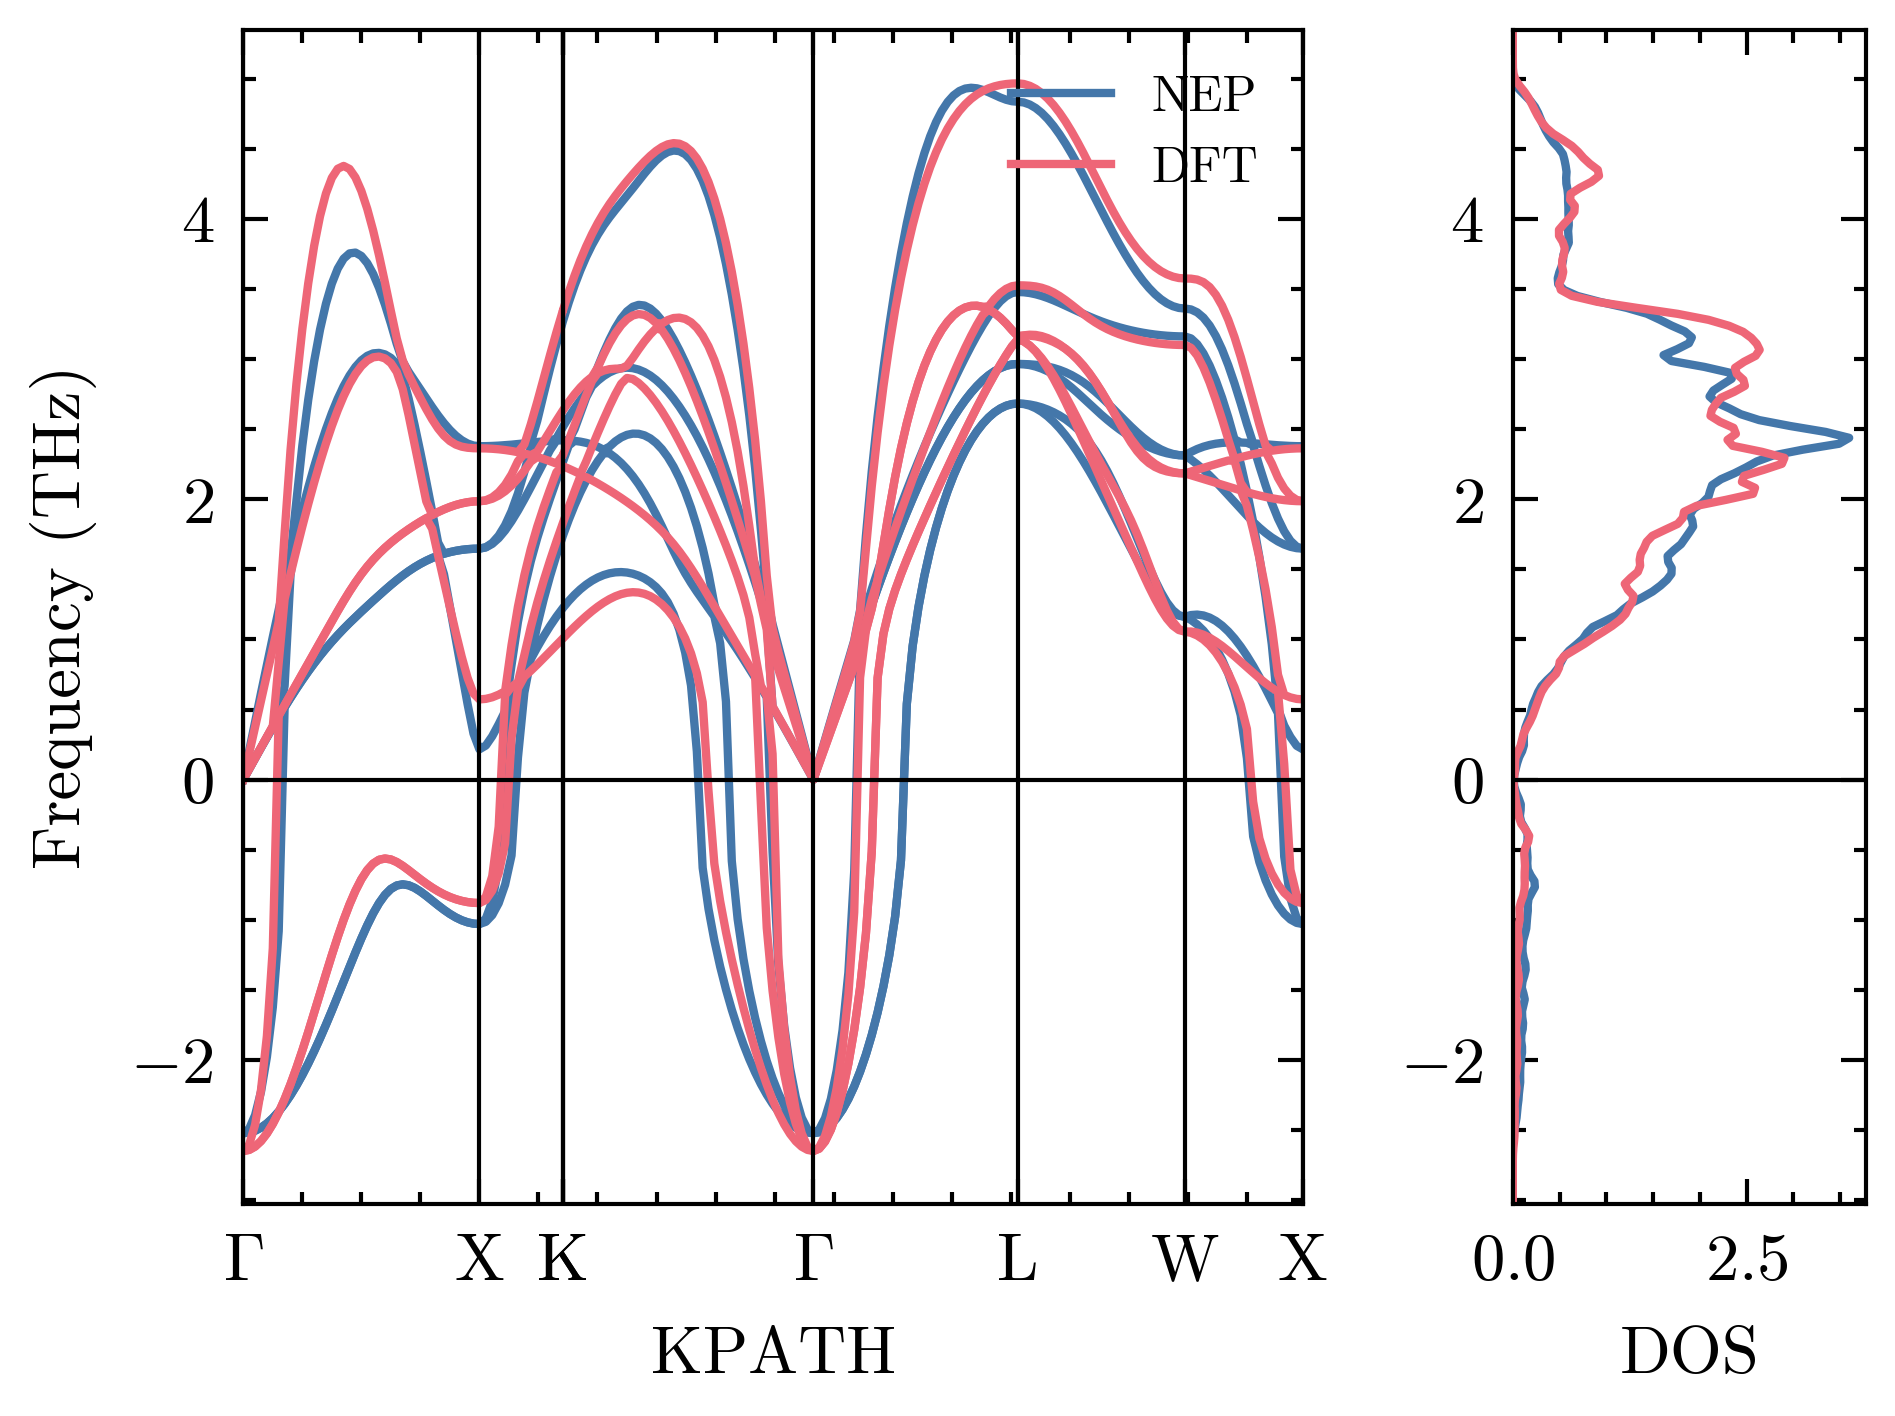

Source code (Python):
import h5py
import numpy as np
import os
import pandas as pd
import phonopy
import scienceplots
import seekpath
import subprocess
import sys
import warnings

from ase import Atoms
from ase.calculators.mixing import SumCalculator
from ase.io import read, write
from calorine.calculators import CPUNEP
from calorine.tools import relax_structure
from dftd3.ase import DFTD3
from hiphive import ForceConstantPotential
from matplotlib import pyplot as plt
from phonopy.api_gruneisen import PhonopyGruneisen
from phonopy.structure.atoms import PhonopyAtoms
from phonopy.units import THzToCm

warnings.filterwarnings('ignore')
plt.style.use(['science', 'ieee', 'no-latex', 'bright'])

def calculate_primitive_matrix(unit_cell, primitive_cell):
    """
    计算原胞矩阵
    """
    return np.dot(primitive_cell, np.linalg.inv(unit_cell))

def scale_unit_cell(unit_cell, scale_factor):
    """通过给定的缩放因子缩放晶胞"""
    scaled_cell = unit_cell.copy()
    scaled_cell.set_cell(unit_cell.cell * scale_factor, scale_atoms=True)
    return scaled_cell

def nep_calculator(filename="./nep.txt", use_dftd3=False):
    """
    配置NEP计算器，若需色散校正，则use_dftd3=True
    """
    if os.path.exists(filename):
        if use_dftd3:
            return SumCalculator([CPUNEP(filename), DFTD3(method="pbe", damping="d3bj")])
        return CPUNEP(filename)
    print(f"File {filename} does not exist.")
    sys.exit(1)
        
def calculate_forces_by_nep(structure, nep="./nep.txt"):    
    """
    使用NEP计算结构的原子受力
    """
    structure.calc = nep_calculator(filename=nep)
    return structure.get_forces().copy()

def calculate_force_constants_by_dft(structure, primitive_matrix, supercell_matrix, unitcell_filename="POSCAR"):
    """
    加载并返回DFT计算的力常数
    """
    if os.path.exists("FORCE_SETS") or os.path.exists("FORCE_CONSTANTS"):
        phonon = phonopy.load(supercell_matrix=supercell_matrix, primitive_matrix=primitive_matrix, unitcell_filename=unitcell_filename)
        return phonon
    print("The file FORCE_SETS or FORCE_CONSTANTS does not exist.")
    return None

def calculate_force_constants_by_fcp(structure, primitive_matrix, supercell_matrix, fcp):    
    """
    使用hiphive计算力常数
    """
    phonopy_atoms = PhonopyAtoms(
        symbols=structure.symbols, 
        cell=structure.cell, 
        scaled_positions=structure.get_scaled_positions(), 
        pbc=[True, True, True]
    )
    phonon = phonopy.Phonopy(phonopy_atoms, supercell_matrix, primitive_matrix)
    phonopy_supercell = phonon.supercell
    structure_ase = Atoms(
        symbols=phonopy_supercell.symbols, 
        cell=phonopy_supercell.cell, 
        scaled_positions=phonopy_supercell.scaled_positions, 
        pbc=[True, True, True]
    )
    fcs = fcp.get_force_constants(structure_ase)
    phonon.force_constants = fcs.get_fc_array(order=2)
    return phonon

def calculate_force_constants_by_nep(structure, primitive_matrix, supercell_matrix, nep="./nep.txt", fmax=0.0001, distance=0.01):    
    """
    使用NEP计算力常数
    """
    structure.calc = nep_calculator(filename=nep)
    relax_structure(structure, fmax=fmax)
    phonopy_atoms = PhonopyAtoms(
        symbols=structure.symbols, 
        cell=structure.cell, 
        scaled_positions=structure.get_scaled_positions(), 
        pbc=[True, True, True]
    )
    phonon = phonopy.Phonopy(phonopy_atoms, supercell_matrix, primitive_matrix)
    phonon.generate_displacements(distance=distance)
    
    forces = []
    for phonopy_supercell in phonon.supercells_with_displacements:
        structure_ase = Atoms(
            symbols=phonopy_supercell.symbols, 
            cell=phonopy_supercell.cell, 
            scaled_positions=phonopy_supercell.scaled_positions, 
            pbc=[True, True, True]
        )
        forces.append(calculate_forces_by_nep(structure_ase, nep))
    
    phonon.forces = forces
    phonon.produce_force_constants()
    phonon.set_force_constants_zero_with_radius(cutoff_radius=20)
    phonon.save(settings={'force_constants': True})
    return phonon
    
def get_kpoints(structure):
    """
    生成k点路径
    """
    structure_tuple = (structure.cell, structure.get_scaled_positions(), structure.numbers)
    path = seekpath.get_explicit_k_path(structure_tuple)
    
    kpoints_rel, kpoints_lincoord, labels = path['explicit_kpoints_rel'], path['explicit_kpoints_linearcoord'], path['explicit_kpoints_labels']
    labels = ['$\Gamma$' if label == 'GAMMA' else label for label in labels]
    labels = [label.replace('_', '$_') + '$' if '_' in label else label for label in labels]
    
    return kpoints_rel, kpoints_lincoord, labels

def get_manual_kpoints(structure, high_symmetry_points, num=30):
    """
    基于手动定义的高对称点生成k点路径
    high_symmetry_points: 包含点坐标和标签的列表
    例如：[{'label': 'X', 'coords': [0.5, 0.0, 0.5]}, {'label': 'L', 'coords': [0.5, 0.5, 0.5]}]
    """
    kpoints_rel, kpoints_lincoord, labels = [], [], []
    current_distance = 0
    
    for i, point in enumerate(high_symmetry_points[:-1]):
        start, end = np.array(point['coords']), np.array(high_symmetry_points[i + 1]['coords'])
        kpoint_segment = np.linspace(start, end, num=num)
        kpoints_rel.extend(kpoint_segment)
        
        segment_length = np.linalg.norm(end - start)
        kpoints_lincoord.extend(np.linspace(current_distance, current_distance + segment_length, num=num))
        
        current_distance += segment_length
        labels.extend([point['label']] + [''] * (num-1))
        if i == len(high_symmetry_points) - 2:
            labels[-1] = high_symmetry_points[i + 1]['label']
        labels = ['$\Gamma$' if label == 'GAMMA' else label for label in labels]
    
    return kpoints_rel, kpoints_lincoord, labels

def create_phonon_dataframe(phonon, kpoints_rel, kpoints_lincoord):
    """
    生成声子数据的DataFrame
    """
    phonon.run_band_structure([kpoints_rel], with_eigenvectors=True, with_group_velocities=True)
    band_structure = phonon.get_band_structure_dict()
    
    df = pd.DataFrame(band_structure['frequencies'][0], index=kpoints_lincoord)
    return df
    
def calculate_dos(phonon):
    """
    计算声子态密度
    """
    phonon.run_mesh([20, 20, 20], is_mesh_symmetry=False, with_eigenvectors=False, with_group_velocities=False, is_gamma_center=False) 
    phonon.run_total_dos(sigma=0.05, freq_min=None, freq_max=None, freq_pitch=None, use_tetrahedron_method=False)
    dos = phonon.get_total_dos_dict()
    return dos

def calculate_msd(phonon, temperatures):
    """
    计算MSD
    """
    phonon.run_mesh([20, 20, 20], is_mesh_symmetry=False, with_eigenvectors=True, with_group_velocities=False, is_gamma_center=False) 
    phonon.run_thermal_displacements(temperatures=temperatures)
    thermal_displacements_dict = phonon.get_thermal_displacements_dict()
    msds = np.sum(thermal_displacements_dict["thermal_displacements"], axis=1)  # sum up the MSD over x,y,z
    return msds

def calculate_gruneisen_parameters(unit_cell, primitive_matrix, supercell_matrix, kpoints_rel, nep="./nep.txt", mesh_dims=[20, 20, 20], scale_factor=0.01):
    """
    计算格林艾森参数
    """
    unit_cell_plus = scale_unit_cell(unit_cell, 1 + scale_factor)
    write(f'plus_{scale_factor}.vasp', unit_cell_plus)
    unit_cell_minus = scale_unit_cell(unit_cell, 1 - scale_factor)
    write(f'minus_{scale_factor}.vasp', unit_cell_minus)
    
    phonon = calculate_force_constants_by_nep(unit_cell, primitive_matrix, supercell_matrix, nep)
    phonon_plus = calculate_force_constants_by_nep(unit_cell_plus, primitive_matrix, supercell_matrix, nep)
    phonon_minus = calculate_force_constants_by_nep(unit_cell_minus, primitive_matrix, supercell_matrix, nep)
    
    gruneisen = PhonopyGruneisen(phonon, phonon_plus, phonon_minus)
    gruneisen.set_mesh(mesh_dims)
    gruneisen.set_band_structure([np.array(kpoints_rel)])
    
    # band
    qpoints, distances_with_shift, frequencies, eigenvectors, gamma = gruneisen.get_band_structure()
    qpoints = np.array(qpoints).squeeze()
    distances_with_shift = np.array(distances_with_shift).squeeze()
    frequencies = np.array(frequencies).squeeze()
    eigenvectors = np.array(eigenvectors).squeeze()
    gamma = np.array(gamma).squeeze()
    n = len(gamma.T) - 1
    epsilon = 1e-4
    fig, (ax1, ax2) = plt.subplots(2, 1, dpi=300)
    
    for i, (curve, freqs) in enumerate(zip(gamma.T.copy(), frequencies.T)):
        if np.linalg.norm(qpoints[0]) < epsilon:
            cutoff_index = 0
            for j, q in enumerate(qpoints):
                if not np.linalg.norm(q) < epsilon:
                    cutoff_index = j
                    break
            for j in range(cutoff_index):
                if abs(freqs[j]) < abs(max(freqs)) / 10:
                    curve[j] = curve[cutoff_index]
        if np.linalg.norm(qpoints[-1]) < epsilon:
            cutoff_index = len(qpoints) - 1
            for j in reversed(range(len(qpoints))):
                q = qpoints[j]
                if not np.linalg.norm(q) < epsilon:
                    cutoff_index = j
                    break
            for j in reversed(range(len(qpoints))):
                if j == cutoff_index:
                    break
                if abs(freqs[j]) < abs(max(freqs)) / 10:
                    curve[j] = curve[cutoff_index]
        color = (1.0 / n * i, 0, 1.0 / n * (n - i))
        ax1.plot(distances_with_shift, curve, color=color, label=f'Mode {i+1}')
    ax1.set_xlim(0, distances_with_shift[-1])
    ax1.set_ylabel("$\gamma$")
    ax1.set_xticks([])
    ax1.legend(ncol=2, fontsize=plt.rcParams['font.size'] - 2)
    for i, freqs in enumerate(frequencies.T):
        color = (1.0 / n * i, 0, 1.0 / n * (n - i))
        ax2.plot(distances_with_shift, freqs, color=color, label=f'Mode {i+1}')
    ax2.set_xlim(0, distances_with_shift[-1])
    ax2.set_ylabel("Frequency (THz)")
    plt.tight_layout()
    plt.savefig("./gruneisen_band.png", bbox_inches='tight')
    plt.close()
    
    # mesh
    qpoints, weights, frequencies, eigenvectors, gamma = gruneisen.get_mesh()
    n = len(gamma.T) - 1
    plt.figure()
    for i, (g, freqs) in enumerate(zip(gamma.T, frequencies.T)):
        color = (1.0 / n * i, 0, 1.0 / n * (n - i))
        plt.plot(freqs, g, "o", color=color, markersize=1, label=f'Mode {i+1}')
    plt.xlabel("Frequency (THz)")
    plt.ylabel("$\gamma$")
    plt.legend(ncol=2, fontsize=plt.rcParams['font.size'] - 2)
    plt.tight_layout()
    plt.savefig("./gruneisen_mesh.png", bbox_inches='tight')
    
def calculate_third_order_properties(structure, primitive_matrix, supercell_matrix, fcp, temp, filename, mesh=[20,20,20]):
    """
    计算声子寿命
    """
    phonopy_atoms = PhonopyAtoms(
        symbols=structure.symbols, 
        cell=structure.cell, 
        scaled_positions=structure.get_scaled_positions(), 
        pbc=[True, True, True]
    )
    phonon = phonopy.Phonopy(phonopy_atoms, supercell_matrix, primitive_matrix)
    phonopy_supercell = phonon.supercell
    structure_ase = Atoms(
        symbols=phonopy_supercell.symbols, 
        cell=phonopy_supercell.cell, 
        scaled_positions=phonopy_supercell.scaled_positions, 
        pbc=[True, True, True]
    )
    fcs = fcp.get_force_constants(structure_ase)
    fcs.write_to_phonopy('fc2.hdf5')
    fcs.write_to_phono3py('fc3.hdf5')
    
    h5py_filename = 'kappa-m{}{}{}.hdf5'.format(mesh[0], mesh[1], mesh[2])
    if not os.path.exists(h5py_filename):
        phono3py_cmd = 'phono3py --dim="{} {} {}" --fc2 --fc3 --br --mesh="{} {} {}" --ts="{}"'.format(
            supercell_matrix[0], supercell_matrix[1], supercell_matrix[2], 
            mesh[0], mesh[1], mesh[2], temp
        )
        print(phono3py_cmd)
        sys.exit(1)
    else:
        with h5py.File(h5py_filename, 'r') as hf:
            temperatures = hf['temperature'][:]
            frequency = hf['frequency'][:]
            gamma = hf['gamma'][:]
    
    plt.figure()
    dots = plt.plot(frequency.flatten(), gamma[0].flatten(), 'o', ms=1)
    
    plt.xlabel('Frequency (THz)')
    plt.ylabel('Gamma (THz)')
    plt.xlim(0, None)
    plt.ylim(0, None)
    plt.legend((dots), ["{}".format(temp)], loc="best", fontsize=plt.rcParams['font.size'] - 2)
    
    plt.tight_layout()
    plt.savefig(filename, bbox_inches='tight')
           
def _plot_a_band(ax, df, color, label, **kwargs):
    """
    绘制一组声子色散曲线。
    """
    for i, col in enumerate(df.columns):
        ax.plot(df.index, df[col], color=color, label=label if i == 0 else None, **kwargs)
    
def _plot_a_dos(ax, phonon, color, label, **kwargs):
    """
    绘制一组声子色散曲线对应的态密度曲线。
    """   
    dos = calculate_dos(phonon)
    ax.plot(dos['frequency_points'], dos['total_dos'], color=color, label=label, **kwargs)

def _plot_band_and_dos(ax1, ax2, df, phonon, color, label, **kwargs):
    """
    绘制一组声子色散曲线及其对应的态密度曲线。
    """
    for i, col in enumerate(df.columns):
        ax1.plot(df.index, df[col], color=color, label=label if i == 0 else None, **kwargs)
        
    dos = calculate_dos(phonon)
    ax2.plot(dos['total_dos'], dos['frequency_points'], color=color, **kwargs)

def _plot_msd(ax, temperatures, msds, color, label, **kwargs):
    """
    绘制一条msd曲线
    """
    ax.plot(temperatures, msds, 'o-', color=color, label=label, **kwargs)
        
def plot_msd(temperatures, msds_dict, filename, **kwargs):
    """
    绘制msd曲线
    """
    fig, ax = plt.subplots()
    colors = plt.rcParams['axes.prop_cycle'].by_key()['color']
    
    for i, (label, msds) in enumerate(msds_dict.items()):
        _plot_msd(ax, temperatures, msds, colors[i], label, **kwargs)
        
    ax.set_xlabel('Temperature (K)')
    ax.set_ylabel('MSD ($Å^2$)')
    ax.legend(loc="best", fontsize=plt.rcParams['font.size'] - 2)

    plt.tight_layout()
    plt.savefig(filename, bbox_inches='tight')
    
def plot_phonon_dispersion(kpoints_rel, kpoints_lincoord, labels, phonons, filename, **kwargs):
    """
    绘制声子色散。
    """
    fig, ax = plt.subplots()
    colors = plt.rcParams['axes.prop_cycle'].by_key()['color']
    
    for i, (label, phonon) in enumerate(phonons.items()):
        df = create_phonon_dataframe(phonon, kpoints_rel, kpoints_lincoord)
        _plot_a_band(ax, df, colors[i], label, **kwargs)

    df_path = pd.DataFrame(dict(labels=labels, positions=kpoints_lincoord))
    df_path = df_path[df_path.labels != '']
    
    for xp in df_path.positions:
        ax.axvline(xp, c='black', lw=0.5)
    ax.axhline(y=0.0, c='black', lw=0.5)

    ax.set_xlabel('KPATH')
    ax.set_ylabel('Frequency (THz)')
    ax.set_xlim(df.index.min(), df.index.max())
    ax.set_xticks(df_path.positions)
    ax.set_xticklabels(df_path.labels)
    ax.legend(loc="upper right", fontsize=plt.rcParams['font.size'] - 2)

    plt.tight_layout()
    plt.savefig(filename, bbox_inches='tight')

def plot_phonon_dos(phonons, filename, **kwargs):    
    """
    绘制声子态密度图
    """
    fig, ax = plt.subplots()
    colors = plt.rcParams['axes.prop_cycle'].by_key()['color']
    
    for i, (label, phonon) in enumerate(phonons.items()):
        _plot_a_dos(ax, phonon, colors[i], label, **kwargs)
    
    ax.set_xlabel('Frequency (THz)')
    ax.set_ylabel('DOS')
    ax.legend(loc="upper right", fontsize=plt.rcParams['font.size'] - 2)
    
    plt.tight_layout()
    plt.savefig(filename, bbox_inches='tight')

def plot_phonon_dispersion_and_dos(kpoints_rel, kpoints_lincoord, labels, phonons, filename, **kwargs):
    """
    绘制声子色散图（左边）和声子态密度图（右边），两个图共用一个 y 轴。
    """
    fig, (ax1, ax2) = plt.subplots(ncols=2, gridspec_kw={'width_ratios': [3, 1]})  # figsize=(7, 5)
    colors = plt.rcParams['axes.prop_cycle'].by_key()['color']

    for i, (label, phonon) in enumerate(phonons.items()):
        df = create_phonon_dataframe(phonon, kpoints_rel, kpoints_lincoord)
        _plot_band_and_dos(ax1, ax2, df, phonon, colors[i], label, **kwargs)

    df_path = pd.DataFrame(dict(labels=labels, positions=kpoints_lincoord))
    df_path = df_path[df_path.labels != '']

    for xp in df_path.positions:
        ax1.axvline(xp, c='black', lw=0.5)
    ax1.axhline(y=0.0, c='black', lw=0.5)

    ax1.set_xlabel('KPATH')
    ax1.set_ylabel('Frequency (THz)')
    ax1.set_xlim(df.index.min(), df.index.max())
    ax1.set_xticks(df_path.positions)
    ax1.set_xticklabels(df_path.labels)
    ax1.legend(loc="upper right", fontsize=plt.rcParams['font.size'] - 2)

    ax2.axhline(y=0.0, c='black', lw=0.5)
    ax2.set_xlabel('DOS')
    ax2.set_ylabel(None)
    ax2.set_xlim(0, None)

    y_min, y_max = ax1.get_ylim()
    ax2.set_ylim(y_min, y_max)

    plt.tight_layout()
    plt.savefig(filename, bbox_inches='tight')
